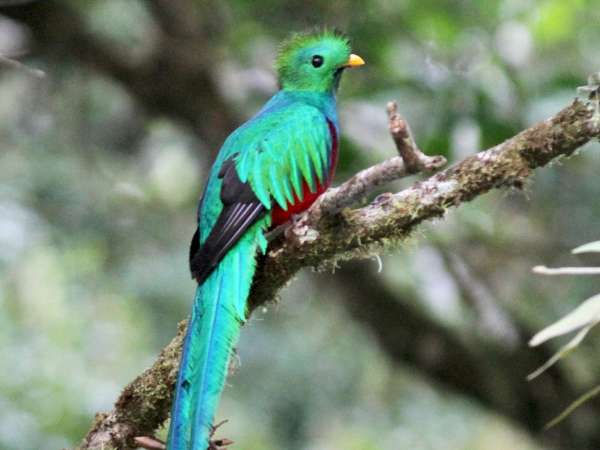
#> input picture quetzal.png, 1200 x 900 px (shown at 1/2 size)
$ jupyter execute 'Ejercicio 5.ipynb'   (shell and % lines are left out)
#> lines starting #> are read from the running program, lines starting #| are printed output that depends on the picture
[cell 1]
#librerias a importar

#para que el usuario interactue
from ipywidgets import interact, interactive, interact_manual

#Para mate y graficos
import numpy as np
import matplotlib.pyplot as plt
from skimage.util.shape import view_as_blocks
from PIL import Image


#Para procesar imagenes en python
from skimage import data
from skimage.color import rgb2gray
from  skimage import img_as_ubyte,img_as_float
from skimage.transform import resize


#para realizar el svd
from numpy.linalg import svd

[cell 2]
##para leer la imagen
##Imagen 1
I = plt.imread('quetzal.png')[:,:,:3]
I.shape
#> Out = (900, 1200, 3)

[cell 3]
##Imagen 2
II = plt.imread('flores.png')[:,:,:3]
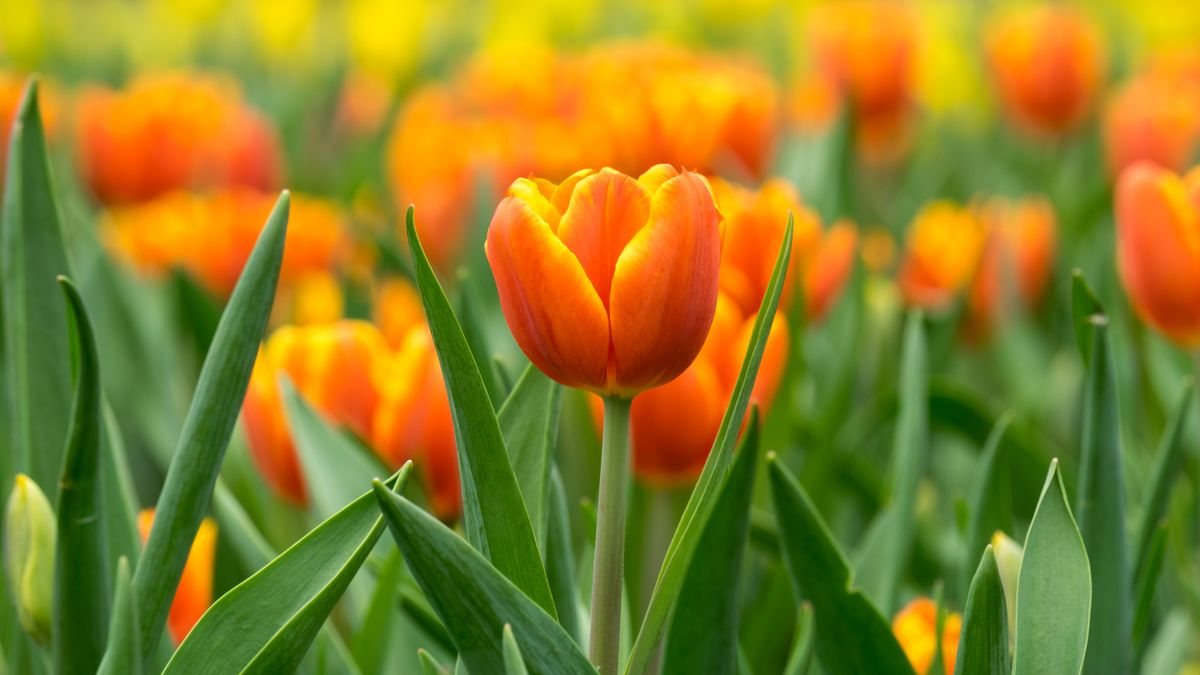
#> input picture flores.png, 1200 x 675 px
#> II is the input picture: shape (675, 1200, 3) float32; mean R, G, B 0.558, 0.499, 0.141
II.shape
#> Out = (675, 1200, 3)

[cell 4]
##pasamos las imagenes a gris para el svd
Igray = rgb2gray(I)
Igray.shape

IIgray = rgb2gray(II)
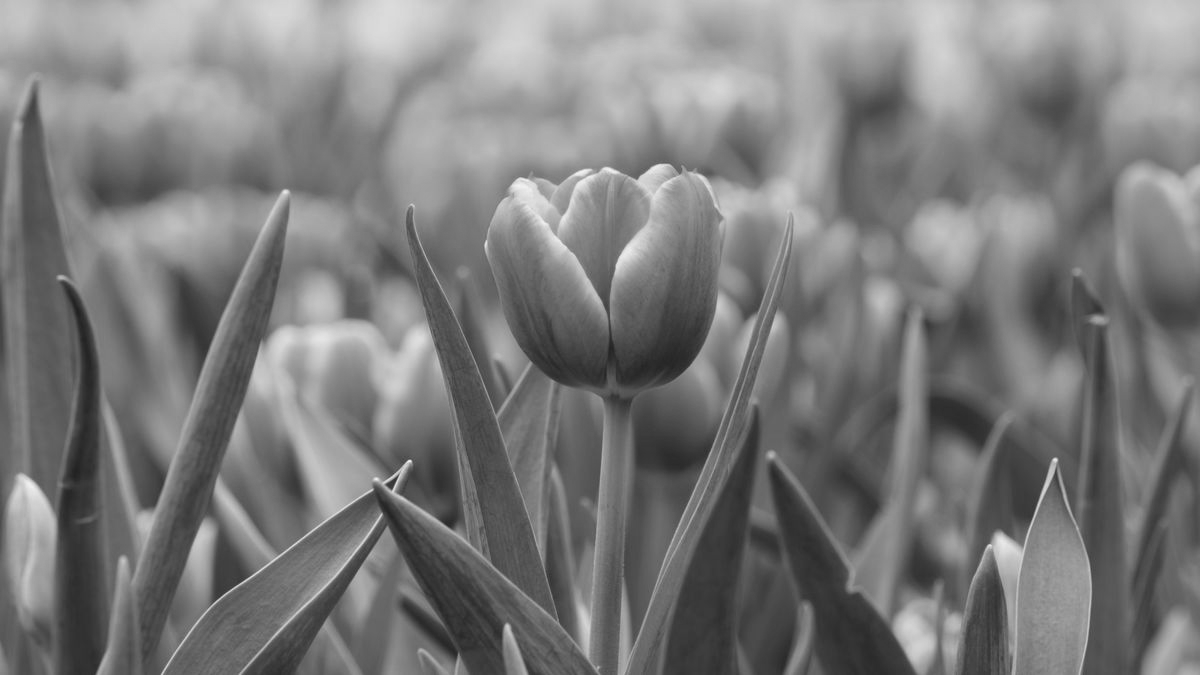
#> IIgray: shape (675, 1200) float32; min 0.129, max 0.956, mean 0.486

[cell 5]
##hacer mis imagenes cuadradas
def make_square(image):
    if len(image.shape) == 2:  # Imagen en escala de grises
        height, width = image.shape
    elif len(image.shape) == 3:  # Imagen en color
        height, width, _ = image.shape
    else:
        raise ValueError("Formato de imagen no válido. Se esperaba una imagen en escala de grises (2D) o en color (3D).")

    min_dim = min(height, width)

    # Calcular las coordenadas de corte para recortar la imagen
    start_row = (height - min_dim) // 2
    end_row = start_row + min_dim
    start_col = (width - min_dim) // 2
    end_col = start_col + min_dim

    # Recortar la imagen para hacerla cuadrada
    square_image = image[start_row:end_row, start_col:end_col]

    return square_image

[cell 6]
##vamos a pasar todas nuestras imagenes a un diccionario para poder utilizarlas despues
gray_images = {"quetzal": (img_as_float(Igray)), "flores": (img_as_float(IIgray))}
color_images = {"quetzal": (img_as_float(I)), "flores": (img_as_float(II))}

##volvemos las imagenes cuadradas
for key, image in gray_images.items():
    gray_images[key] = make_square(image)
#> this loop made 2 passes
#> (key, height in make_square, width in make_square, min_dim in make_square, start_row in make_square, end_row in make_square, start_col in make_square, end_col in make_square) on passes 1 to 2: ('quetzal', 900, 1200, 900, 0, 900, 150, 1050), ('flores', 675, 1200, 675, 0, 675, 262, 937)
#> after the loop, gray_images = 2 items
for key, image in color_images.items():
    color_images[key] = make_square(image)
#> this loop made 2 passes
#> pass 2, in make_square (call 4), `square_image = image[start_row:end_row, start_col:end_col]`:
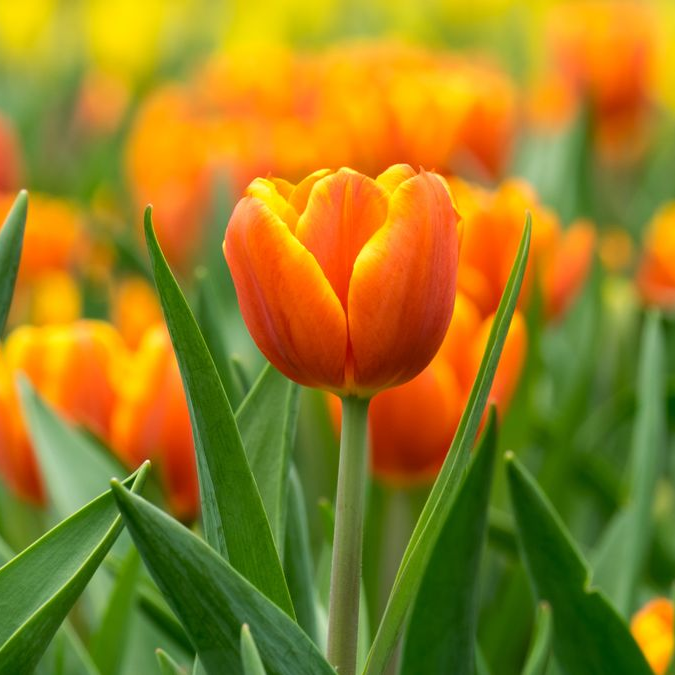
#> square_image: shape (675, 675, 3) float32; mean R, G, B 0.594, 0.497, 0.117
#> after the loop, color_images = 2 items
#> the sliders are set to Imagen = quetzal, k = 50, b = 150

## Descomposición SVD

[cell 7]
##para hacer el svd de las imagenes
def compress_svd(image,k, b):
    U, S, V = svd(image)
    reconst_matrix = np.dot(U[:, :k], np.dot(np.diag(S[:k]), V[:k, :])) #reconstruimos la matriz
    return reconst_matrix, S, U, V

## Compresión de imagenes en gris

[cell 8]
def compresiongris(Imagen, k, b):

#> called with Imagen = 'quetzal', k = 50, b = 150
    image = gray_images[Imagen]
    original_shape = image.shape
#> original_shape = (900, 900)

    # Dividimos la imagen en bloques de tamaño b
    num_blocks = image.shape[0] // b
#> num_blocks = 6
    image_blocks = [image[i*b:(i+1)*b, j*b:(j+1)*b] for i in range(num_blocks) for j in range(num_blocks)]
#> image_blocks = 36 items

    compressed_blocks = []
    U_blocks = []
    S_blocks = []
    V_blocks = []

    for block in image_blocks:
        # Aplicamos SVD a cada bloque
        reconst_block, S, U, V = compress_svd(block, k, b)
        compressed_blocks.append(reconst_block)
        U_blocks.append(U)
        S_blocks.append(S)
        V_blocks.append(V)
#> this loop made 36 passes
#> pass 2, in compress_svd (call 2), `U, S, V = svd(image)`:
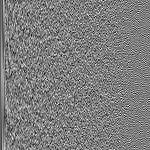
#> U: shape (150, 150) float32; min -0.325, max 0.331, mean -0.000529; drawn with min black and max white
#> after the loop, S_blocks = 36 items; U_blocks = 36 items; V_blocks = 36 items; compressed_blocks = 36 items

    # Reconstruimos la imagen a partir de los bloques comprimidos
    reconst_image = np.zeros_like(image)
    for i in range(num_blocks):
        for j in range(num_blocks):
            reconst_image[i*b:(i+1)*b, j*b:(j+1)*b] = compressed_blocks[i*num_blocks + j]

    compress_ratio = 100.0*(4* ((I.shape[0] * k) + k + (k * I.shape[1])))/(1024**2)
#> compress_ratio = 40.07
#> the sliders are set to Imagen = quetzal, k = 50, b = 150
    plt.title('Radio de compresion = {:.2f}'.format(compress_ratio) + "%")
    plt.imshow(reconst_image, cmap='gray')

[cell 9]
interact(compresiongris, Imagen=list(gray_images.keys()),k=(1,100), b = (1, 300)) ##creamos una interfaz para poder cambiar a nuestro gusto la k y b.

## Compresión de imagenes a color

[cell 10]
def compresioncolor(Imagen, k, b):
#> called with Imagen = 'quetzal', k = 50, b = 150
    image = color_images[Imagen] # Llamamos a la imagen con color
    original_shape = image.shape
#> original_shape = (900, 900, 3)

    # Dividimos la imagen en sus canales de color RGB
    red_channel = image[:, :, 0]
    green_channel = image[:, :, 1]
    blue_channel = image[:, :, 2]
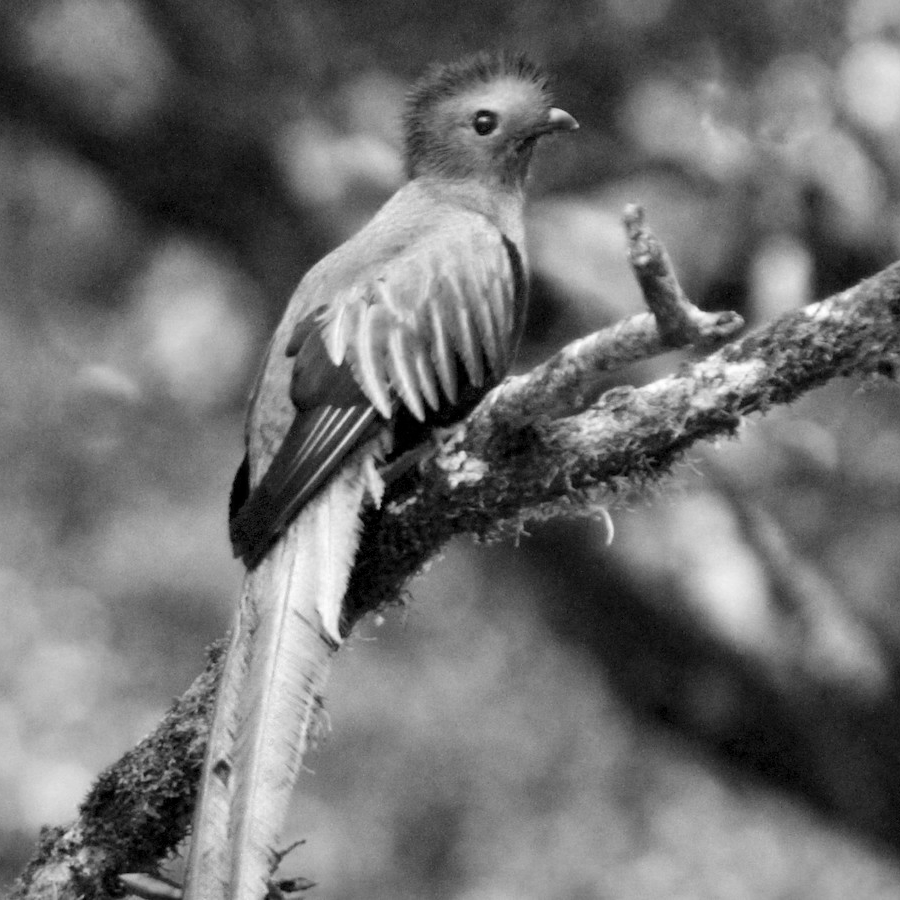
#> blue_channel: shape (900, 900) float32; min 0, max 1, mean 0.437

    # Realizamos la compresión SVD en cada canal de color por separado
    red_compressed, _, _, _ = compress_svd(red_channel, k, b)
    green_compressed, _, _, _ = compress_svd(green_channel, k, b)
    blue_compressed, _, _, _ = compress_svd(blue_channel, k, b)
#> in compress_svd (call 39), `U, S, V = svd(image)`:
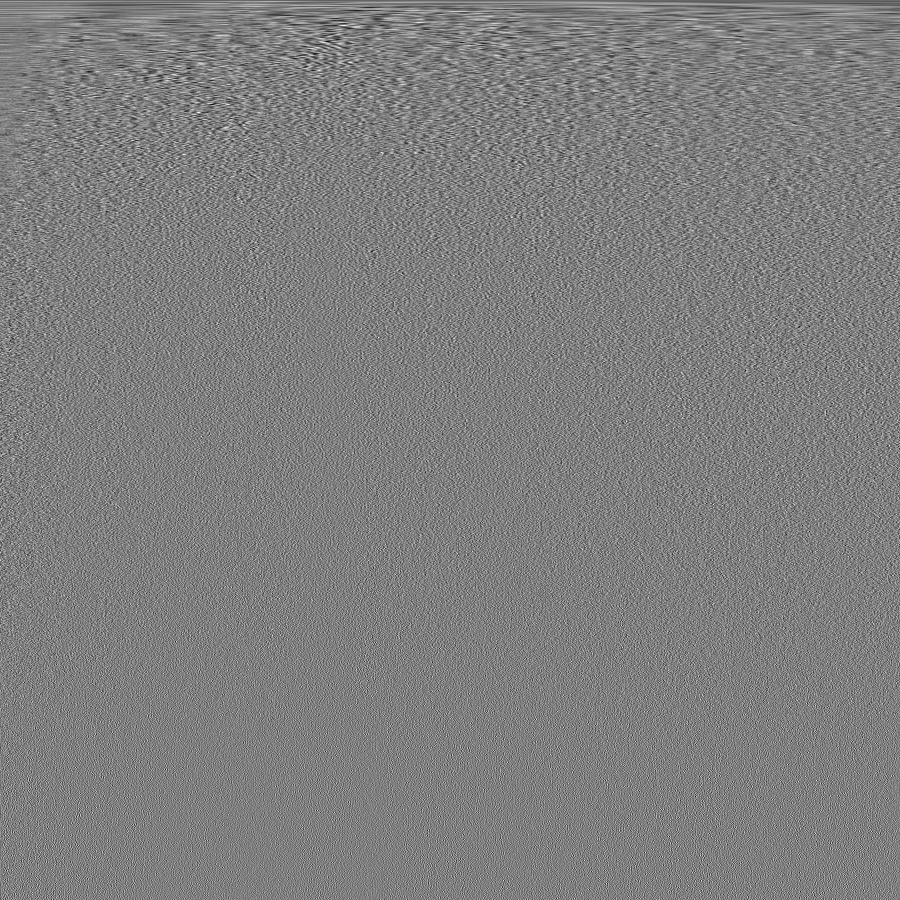
#> V: shape (900, 900) float32; min -0.176, max 0.177, mean -3.84e-05; drawn with min black and max white
#> in compress_svd (call 39), `U, S, V = svd(image)`: S = 900 values, max 398.3 at index 0, min 0.000248 at index 899, mean 1.84

    # Juntamos los canales de color comprimidos
    image_compressed = np.zeros_like(image)
    image_compressed[:, :, 0] = red_compressed
    image_compressed[:, :, 1] = green_compressed
    image_compressed[:, :, 2] = blue_compressed
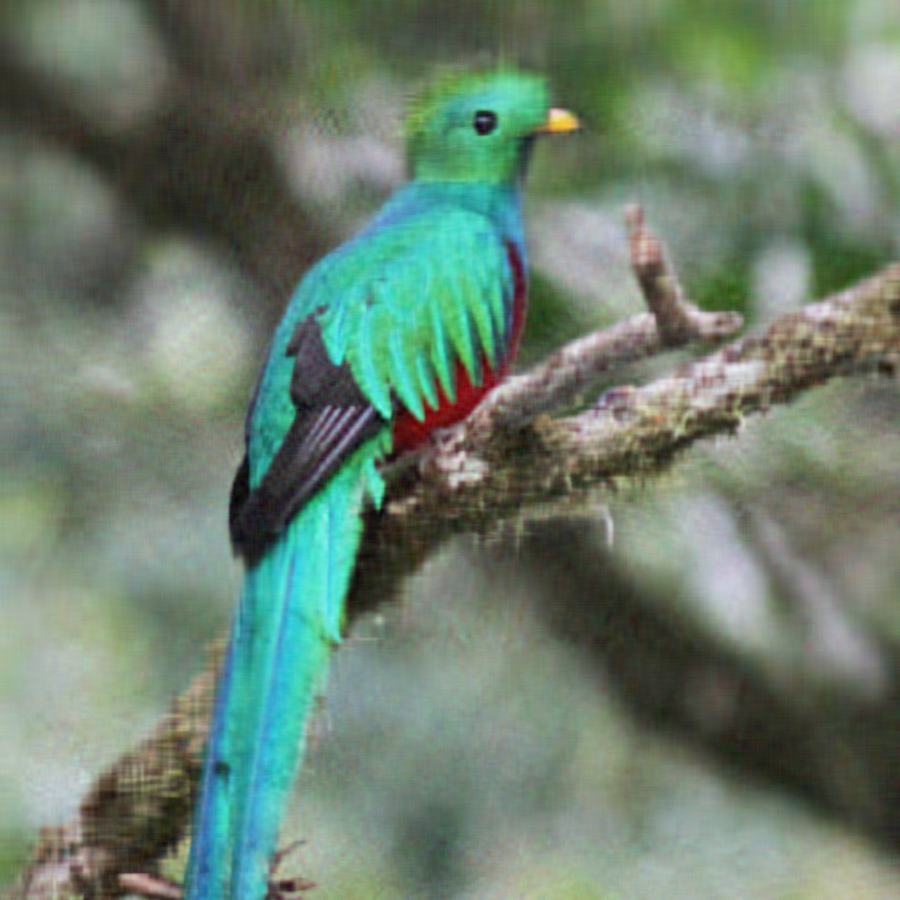
#> image_compressed: shape (900, 900, 3) float32; mean of channels 0, 1, 2 0.422, 0.51, 0.437; drawn with min black and max white

    # Calculamos la relación de compresión en porcentaje utilizando la fórmula especificada.
    compress_ratio = 100.0*(4 * ((original_shape[0] * k) + k + (k * original_shape[1])))/(1024**2)
#> compress_ratio = 34.35

    plt.title('Radio de compresión = {:.2f}'.format(compress_ratio) + "%")
    plt.imshow(image_compressed)
    plt.show()
